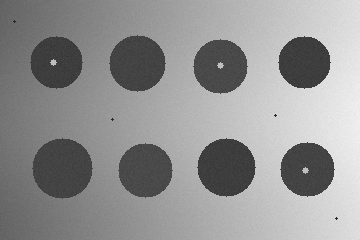
#> input picture M1_2/images/input/scene_uneven.png, 360 x 240 px
$ python __main__.py --operation segment --input ../../M1_2/images/input/scene_uneven.png --output out.png   (older library calls are emulated)
#> lines starting #> are read from the running program, lines starting #| are printed output that depends on the picture; after the words box and inside, x2 and y2 are one past the last pixel; in counts of white or black regions, pixels touching at a corner belong together
### M2/pdi_lab/core.py
"""Operações de segmentação e análise de máscaras da M2."""

from __future__ import annotations

import csv
import json
from pathlib import Path

import cv2
import numpy as np


class LabError(ValueError):
    """Erro de entrada, parâmetro ou saída com explicação para quem executa."""


def read_image(path: str | Path, *, binary_mask: bool = False) -> np.ndarray:
#> called with binary_mask = False
    file_path = Path(path)
    if not file_path.is_file():
        raise LabError(f"Arquivo não encontrado: {file_path}")
    image = cv2.imread(str(file_path), cv2.IMREAD_UNCHANGED)
#> image is the input picture: shape (240, 360); min 40, max 242, mean 145.9
    if image is None or image.size == 0:
        raise LabError(f"Não foi possível ler a imagem: {file_path}")
    if image.dtype != np.uint8:
        raise LabError("A imagem precisa ter 8 bits por canal (uint8).")
    if binary_mask:
        validate_mask(image)
        return image
    if image.ndim == 2:
        return image
    if image.ndim == 3 and image.shape[2] == 3:
        return cv2.cvtColor(image, cv2.COLOR_BGR2GRAY)
    if image.ndim == 3 and image.shape[2] == 4:
        return cv2.cvtColor(image, cv2.COLOR_BGRA2GRAY)
    raise LabError("Formato de imagem incompatível: esperado cinza, BGR ou BGRA.")


def validate_mask(mask: np.ndarray) -> None:
    if not isinstance(mask, np.ndarray) or mask.ndim != 2 or mask.dtype != np.uint8:
        raise LabError("A máscara deve possuir um único canal e 8 bits.")
    if mask.size == 0 or not np.all((mask == 0) | (mask == 255)):
        raise LabError("Máscara não binária: somente 0 e 255 são aceitos.")


def segment(
    grayscale: np.ndarray,
    *,
    method: str = "fixed",
    threshold: int = 120,
    block_size: int = 75,
    c: float = 8.0,
    foreground: str = "dark",
) -> tuple[np.ndarray, dict]:
#> called with method = 'fixed', threshold = 120, block_size = 75, c = 8, foreground = 'dark'
    if grayscale.ndim != 2 or grayscale.dtype != np.uint8 or grayscale.size == 0:
        raise LabError("A segmentação exige imagem em tons de cinza, uint8.")
    if method not in ("fixed", "adaptive", "otsu"):
        raise LabError("Método desconhecido: use fixed, adaptive ou otsu.")
    if foreground not in ("dark", "light"):
        raise LabError("Foreground inválido: escolha dark ou light.")
    if type(threshold) is not int or not 0 <= threshold <= 255:
        raise LabError("Limiar deve ser um número inteiro de 0 a 255.")
    if not isinstance(c, (int, float)) or not np.isfinite(c):
        raise LabError("O parâmetro C deve ser um número finito.")
    typ = cv2.THRESH_BINARY_INV if foreground == "dark" else cv2.THRESH_BINARY
    details = {"method": method, "foreground": foreground, "threshold": None,
               "block_size": None, "c": None}
    if method == "fixed":
        _, mask = cv2.threshold(grayscale, threshold, 255, typ)
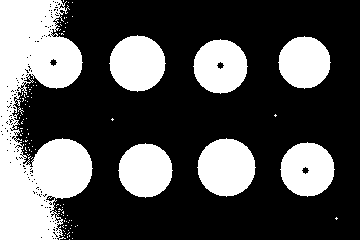
#> mask: shape (240, 360); 32.2% white; 109 white regions (102 under 20 px), largest, box (x1, y1, x2, y2) and area: (0, 0, 93, 240) 13647, (197, 138, 256, 197) 2629, (109, 35, 166, 92) 2453
        details["threshold"] = threshold
    elif method == "otsu":
        found, mask = cv2.threshold(grayscale, 0, 255, typ | cv2.THRESH_OTSU)
        details["threshold"] = round(float(found), 3)
    else:
        if type(block_size) is not int or block_size < 3 or block_size % 2 != 1:
            raise LabError("block-size deve ser ímpar e >= 3.")
        if block_size > min(grayscale.shape):
            raise LabError("block-size não pode ultrapassar a menor dimensão da imagem.")
        mask = cv2.adaptiveThreshold(
            grayscale, 255, cv2.ADAPTIVE_THRESH_GAUSSIAN_C,
            typ, block_size, float(c),
        )
        details["block_size"] = block_size
        details["c"] = float(c)
    validate_mask(mask)
    return mask, details


# [48 lines left out: functions component_stats, apply_morphology, not called in this run]


def _write_png(path: Path, array: np.ndarray) -> None:
    path.parent.mkdir(parents=True, exist_ok=True)
    if not cv2.imwrite(str(path), array):
        raise LabError(f"Falha ao gravar PNG: {path}")


def _write_json(path: Path, info: dict) -> None:
    path.parent.mkdir(parents=True, exist_ok=True)
    with path.open("w", encoding="utf-8") as file:
        json.dump(info, file, ensure_ascii=False, indent=2)
        file.write("\n")


# [33 lines left out: functions _write_csv, _color_labels, _stage_summary, not called in this run]


def run_segment(source: str, output: str, **kwargs) -> dict:
    in_path, out_path = Path(source), Path(output)
    if out_path.suffix.lower() != ".png":
        raise LabError("Saída de segmentação deve ser um arquivo .png.")
    if in_path.resolve() == out_path.resolve():
        raise LabError("A saída não pode substituir a imagem original.")
    gray = read_image(in_path)
    mask, params = segment(gray, **kwargs)
#> params = 5 items
    info = {
        "operation": "segment", "input": str(in_path), "output": str(out_path),
        "width": int(gray.shape[1]), "height": int(gray.shape[0]),
        "mask_values": [0, 255], "foreground_pixels": int(cv2.countNonZero(mask)),
        "foreground_ratio": round(float(cv2.countNonZero(mask) / mask.size), 6),
        "parameters": params, "opencv_version": cv2.__version__,
    }
    _write_png(out_path, mask)
    _write_json(out_path.with_suffix(".json"), info)
    return info


# [42 lines left out: function run_analyze, not called in this run]

### M2/pdi_lab/__main__.py
"""Interface de linha de comando: python -m pdi_lab --help."""

import argparse
import sys

import cv2

from .core import LabError, run_analyze, run_segment


def create_parser():
    parser = argparse.ArgumentParser(
        prog="python -m pdi_lab",
        description="M2: segmentação de imagens e análise de componentes de máscaras.",
    )
    parser.add_argument("--operation", required=True, choices=["segment", "analyze"])
    parser.add_argument("--input", required=True, help="Imagem para segment, máscara PNG para analyze")
    parser.add_argument("--output", required=True,
                        help="Arquivo .png para segment, prefixo de arquivos para analyze")
    group1 = parser.add_argument_group("Segmentação (M2.1)")
    group1.add_argument("--method", default="fixed", choices=["fixed", "adaptive", "otsu"])
    group1.add_argument("--foreground", default="dark", choices=["dark", "light"])
    group1.add_argument("--threshold", type=int, default=120)
    group1.add_argument("--block-size", type=int, default=75)
    group1.add_argument("--c", type=float, default=8.0)
    group2 = parser.add_argument_group("Componentes e morfologia (M2.2)")
    group2.add_argument("--connectivity", type=int, default=8)
    group2.add_argument("--min-area", type=int, default=20)
    group2.add_argument("--sequence", default="open,close", help="Por exemplo: open,close ou close,open")
    group2.add_argument("--kernel-size", type=int, default=3)
    group2.add_argument("--kernel-shape", default="ellipse", choices=["ellipse", "rect", "cross"])
    group2.add_argument("--iterations", type=int, default=1)
    return parser


def main(argv=None) -> int:
    args = create_parser().parse_args(argv)
    try:
        if args.operation == "segment":
            data = run_segment(
                args.input, args.output, method=args.method,
                foreground=args.foreground, threshold=args.threshold,
                block_size=args.block_size, c=args.c,
            )
#> data = 10 items
            print(f"OK: {data['foreground_pixels']} pixels de objeto; máscara: {data['output']}")
#| OK: 27847 pixels de objeto; máscara: out.png
        else:
            if args.sequence.strip() == "":
                raise LabError("Informe uma sequência morfológica, como open,close.")
            sequence = tuple(s.strip() for s in args.sequence.split(","))
            data = run_analyze(
                args.input, args.output, connectivity=args.connectivity,
                min_area=args.min_area, sequence=sequence,
                kernel_size=args.kernel_size, kernel_shape=args.kernel_shape,
                iterations=args.iterations,
            )
            print("OK: componentes brutos antes/depois: "
                  f"{data['before']['raw_components']}/{data['after']['raw_components']}; "
                  f"resumo: {data['output_prefix']}_summary.json")
    except (LabError, OSError, cv2.error) as err:
        print(f"Erro: {err}", file=sys.stderr)
        return 2
    return 0


if __name__ == "__main__":
    sys.exit(main())
#> (the program exits here)

$ run again, on M2/images/input/foto_xicara.png
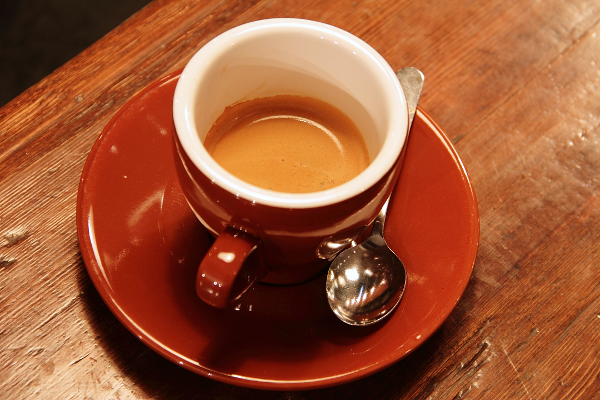
#> input picture M2/images/input/foto_xicara.png, 600 x 400 px
#> in read_image, image is the input picture: shape (400, 600, 3); mean B, G, R 51.5, 85.8, 158.6
#> in read_image, `return cv2.cvtColor(image, cv2.COLOR_BGR2GRAY)`:
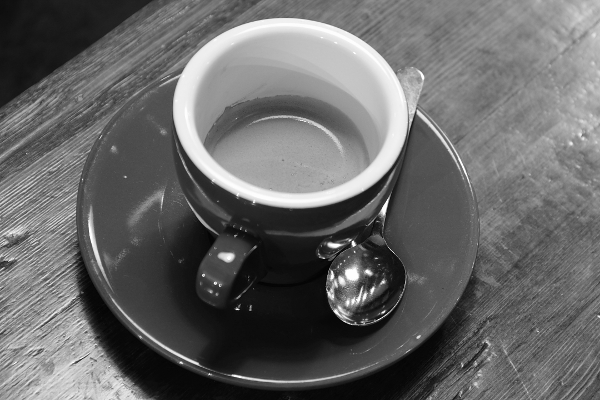
#> returned value: shape (400, 600); min 0, max 255, mean 103.7
#> in segment, `_, mask = cv2.threshold(grayscale, threshold, 255, typ)`:
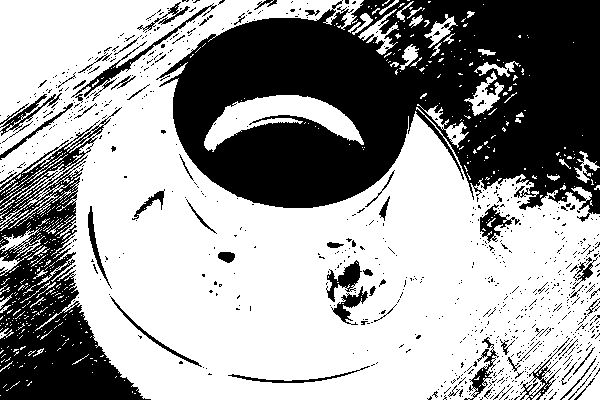
#> mask: shape (400, 600); 61.4% white; 811 black regions (753 under 20 px), largest, box (x1, y1, x2, y2) and area: (156, 0, 600, 222) 64735, (0, 107, 151, 400) 17408, (71, 3, 217, 101) 892
#> params = 5 items
#> data = 10 items
#| OK: 147455 pixels de objeto; máscara: out.png
